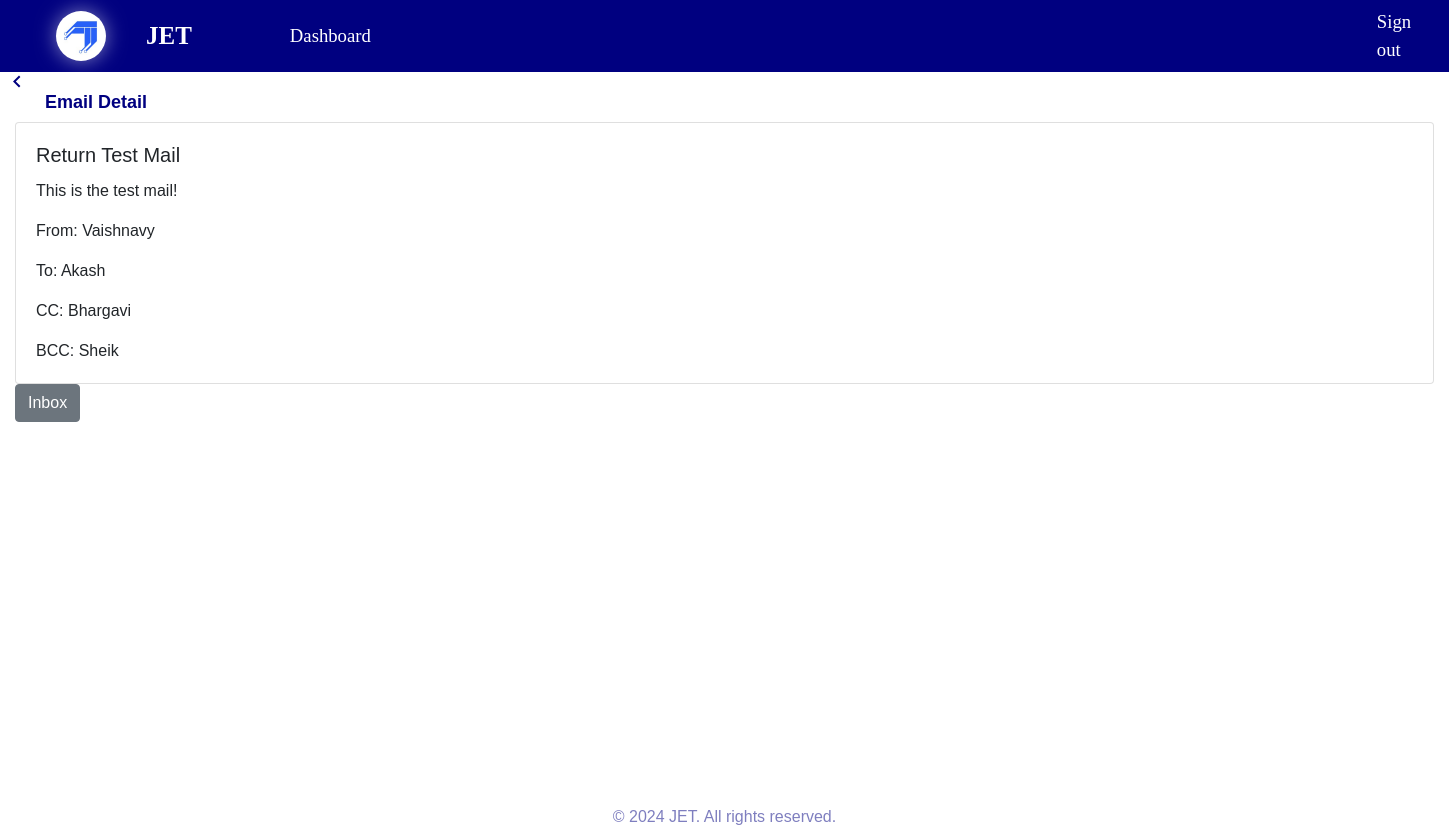
Page /email-detail/47/ (signed in) on the committed database.
### app/models.py (models this page shows, shortened)
class Email_Message(models.Model):
    From = models.ForeignKey(settings.AUTH_USER_MODEL, on_delete=models.CASCADE, related_name='sent_emails')
    TO = models.ForeignKey(User, on_delete=models.CASCADE, related_name='received_emails')
    cc_users = models.ManyToManyField(settings.AUTH_USER_MODEL, related_name='cc_emails')
    bcc_users = models.ManyToManyField(settings.AUTH_USER_MODEL, related_name='bcc_emails')
    subject = models.CharField(max_length=255)
    message = models.TextField()
    sent = models.BooleanField(default=False)
    deleted = models.BooleanField(default=False)
    created_at = models.DateTimeField(auto_now_add=True)
    updated_at = models.DateTimeField(auto_now=True)
    replied_to = models.ForeignKey('self', on_delete=models.CASCADE, null=True, blank=True, related_name='replies')

class User(AbstractUser, PermissionsMixin):
    username = models.CharField(max_length=50, blank=False, unique=True)
    About = models.CharField(max_length=50, null=True, blank=True)
    profile_picture = models.ImageField(upload_to='profile_pictures/', blank=True, null=True)
    first_name = models.CharField(max_length=25, blank=False)
    last_name = models.CharField(max_length=25, blank=False)
    email = models.EmailField(unique=True)
    emp_id = models.CharField(max_length=10, blank=True)
    designation = models.CharField(max_length=25, blank=True)
    Date_of_birth = models.DateField(null=True, blank=True)
    contact_no = models.CharField(max_length=10, blank=True)
    expertise = models.CharField(max_length=250, blank=True)
    certifications = models.CharField(max_length=250, blank=True)
    Date_of_joining = models.DateField(null=True, blank=True)
    department = models.CharField(max_length=255, blank=True)
    objects = CustomUserManager()
    USERNAME_FIELD = 'username'
    REQUIRED_FIELDS = []

### app/views.py (the view)
# urls.py: path('email-detail/<int:pk>/', views.email_detail, name='email_detail'),
@login_required
def email_detail(request, pk):
    email = Email_Message.objects.get(id=pk)
    if email.TO == request.user:
        return render(request, 'email_detail.html', {'email': email})
    elif email.From == request.user:
        return render(request, 'email_detail.html', {'email': email})
    else:
        return redirect('inbox')

### templates/email_detail.html (shortened to what this page needs)
{% extends 'base.html' %}
{% block content %}
  <h1>Email Detail</h1>
  <a class="back-button" onclick="location.href='{% url 'inbox' %}'"></a>
  <div class="card">
    <div class="card-body">
      <h5 class="card-title">{{ email.subject }}</h5>
      <p class="card-text">{{ email.message }}</p>
      <p class="card-text">From: {{ email.From.username }}</p>
      <p class="card-text">To: {{ email.TO.username }}</p>
      {% if email.cc_users %}
        <p class="card-text">CC: {% for user in email.cc_users.all %}{{ user.username }}{% if not forloop.last %}, {% endif %}{% endfor %}</p>
      {% endif %}
      {% if email.bcc_users %}
        <p class="card-text">BCC: {% for user in email.bcc_users.all %}{{ user.username }}{% if not forloop.last %}, {% endif %}{% endfor %}</p>
      {% endif %}
    </div>
  </div>
  {% if request.path == '/sent_items/' %}
    <a href="{% url 'sent_items' %}" class="btn btn-secondary">Sent Items</a>
  {% else %}
    <a href="{% url 'inbox' %}" class="btn btn-secondary">Inbox</a>
  {% endif %}
{% endblock %}

### Static/css/master.css (style rules this page uses)
* { box-sizing: border-box; margin: 0; padding: 0; }
body { font-family: Arial, sans-serif; background-color:white; background-image: none; }
body h1 { color: navy!important; font-size: large; }

### templates/email_detail.html (style rules this page uses)
.back-button { position: fixed; top: 30px; left: 5px; color: #fff; border: none; border-radius: 5px; cursor: pointer; font-size: 16px; margin-top:40px; }
.back-button::before { content: ""; background-size: 24px 24px; background-position: center; background-repeat : no-repeat; width: 24px; height: 24px; display: inline-block; margin-right: 10px; }
h1 { margin-left: 30px; margin-top: 20px; font-size: 25px; font-weight: 700; }

### templates/base.html (style rules this page uses)
* { box-sizing: border-box; margin: 0; padding: 0; }
body { overflow-x: hidden; font-family: Arial, sans-serif; background-color: white; background-image: none; }
h1, h4 { color: navy!important; }
h1 { font-size: large; }
html { scroll-behavior: smooth; }

### rows in the picture
Email_Message: subject "Return Test Mail", message "This is the test mail!", From.username "Vaishnavy", TO.username "Akash"
User: username "Bhargavi"
User: username "Sheik"
